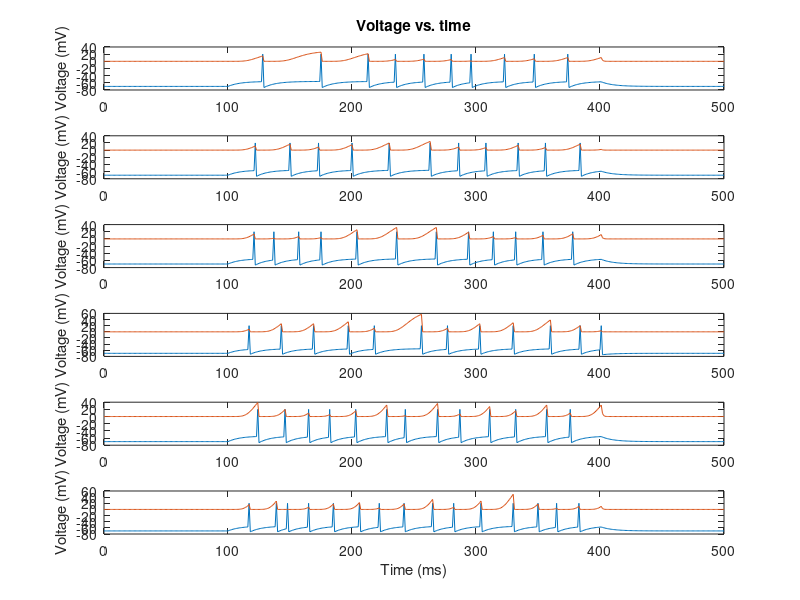

Write the MATLAB code that produced this figure. (Note: this script raises an error after producing the figure.)
%% Simulation

%%%DEFINE PARAMETERS
dt=1; %time step ms
t_end=500; %total run time ms
t_StimStart=100; %time to start injecting current
t_StimEnd=400; %time to end injecting current
V_th=-55; %spike threshold [mV]
E_L=-70; %resting membrane potential [mV]
V_reset=-75; %value to reset voltage to after a spike [mV]
V_spike=20; %value to draw a spike to, when cell spikes
tau=10; %membrane time constant [ms]
R_m=10; %membrane resistance [MOhm]

%%%DEFINE INITIAL VALUES AND VECTORS TO HOLD RESULTS
t_vect=0:dt:t_end; 
V_vect=zeros(1,length(t_vect));
V_plot_vect=zeros(1,length(t_vect));

%INTEGRATE THE EQUATION tau*dV/dt = -V + E_L + I_e*R_m
PlotNum=0;
I_Stim_vect=1.39:0.04:1.59; %magnitudes of pulse of injected current [nA]
spTrain=zeros(t_end,length(I_Stim_vect));

for I_Stim=I_Stim_vect; %loop over different I_Stim values
    
    PlotNum=PlotNum+1;
    i=1; %index denoting which element of V is being assigned
        
    V_vect(i)=E_L; %first element of V, i.e. value of V at t=0
    V_plot_vect(i)=V_vect(i); %if no spike, then just plot the actual voltage V
    I_e_vect=zeros(1,t_StimStart/dt); %portion of I_e_vect from t=0 to t_StimStart
    I_e_vect=[I_e_vect I_Stim*ones(1,1+((t_StimEnd-t_StimStart)/dt))];
    I_e_vect=[I_e_vect zeros(1,(t_end-t_StimEnd)/dt)];
%     I_e_vect=awgn(I_e_vect,10,'measured');
    I_e_vect_mat(:,PlotNum)=I_e_vect;
    
    NumSpikes=0; %holds number of spikes that have occurred
    
    tao=exprnd(1);
    lambda(i)=log(exp(V_vect(i)-V_th)+1);
    last_spike = 1;
    
    for t=dt:dt:t_end %loop through values of t in steps of df ms        
        %V_inf = E_L + I_e_vect(i)*R_m;
        %V_vect(i+1) = V_inf + (V_vect(i)-V_inf)*exp(-dt/tau);
        
        V_vect(i+1) = V_vect(i) + (E_L-V_vect(i) + I_e_vect(i)*R_m)/tau; %Euler's method
        lambda(i+1)=log(exp(V_vect(i+1)-V_th)+1);
        
        %if statement below says what to do if voltage crosses threshold
        if sum(lambda(last_spike+1:i+1))>tao %cell spiked
            
            V_vect(i+1)=V_reset; %set voltage back to V_reset
            V_plot_vect(i+1)=V_spike; %set vector that will be plotted to show a spike here
            NumSpikes=NumSpikes+1; %add 1 to the total spike count
            spTrain(i+1,PlotNum)=1;
            if last_spike == i
                disp('bink')
                return
            end
            last_spike = i+1;
            tao=exprnd(1);
%             lambda(1:i)=0;
%             lambda(i+1)=log(exp(V_vect(i+1)-V_th)+1);
        else %voltage didn't cross threshold so cell does not spike
            V_plot_vect(i+1)=V_vect(i+1); %plot actual voltage
%             lambda(i+1)=log(exp(V_vect(i+1)-V_th)+1);
        end
        i=i+1; %add 1 to index,corresponding to moving forward 1 time step
    end    
    
    
    %MAKE PLOTS
    figure(2)
    subplot(length(I_Stim_vect),1,PlotNum)
    plot(t_vect,V_plot_vect);
    hold on
    plot(t_vect,lambda*100)
    if (PlotNum==1)
        title('Voltage vs. time');
    end
    if (PlotNum==length(I_Stim_vect))
        xlabel('Time (ms)');
    end
    ylabel('Voltage (mV)');
    
    if I_Stim ~= I_Stim_vect(end)
        clear lambda
        V_vect=zeros(1,length(t_vect));
        V_plot_vect=zeros(1,length(t_vect));
    end
end


%%
k=R_m/tau;g=1/tau;

I_e=I_e_vect_mat(1:end-1,:);trainM=spTrain;

[expg_Vreset,expg_EL,expg_k]=gconv(I_e,trainM,g); %temporally convolve paramters with g upto spike time

figure;
plot(t_vect(2:end),V_reset.*expg_Vreset(:,end) +E_L.*expg_EL(:,end) + k.*expg_k(:,end),'r.');
set(gca,'FontSize',16);
xlabel('Time (ms)');ylabel('Voltage (mV)');
hold on
plot(t_vect(2:end),V_vect(2:end),'b.');
plot([0 t_end],[V_th V_th],'k');
hold off
xlim([0 t_end]);
legend('Fitted V(t)','True V(t)');

%%
link = @(mu) log(exp(mu)-1);  %link = @(mu) mu + log(1-exp(-mu));
derlink = @(mu) exp(mu)./(exp(mu)-1);
invlink = @(resp) log(1 + exp(resp));
F = {link, derlink, invlink};

[betahat_conv,~,stats_conv]=glmfit([expg_Vreset(:) expg_k(:)],trainM(:),'Poisson','link',F);

[betahat_conv(1) E_L-V_th;betahat_conv(2) V_reset-E_L;betahat_conv(3) k]
